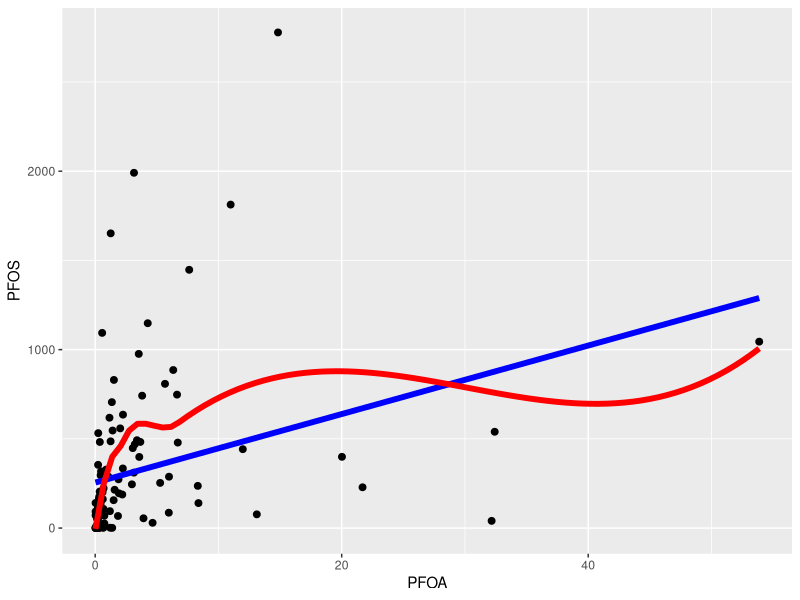
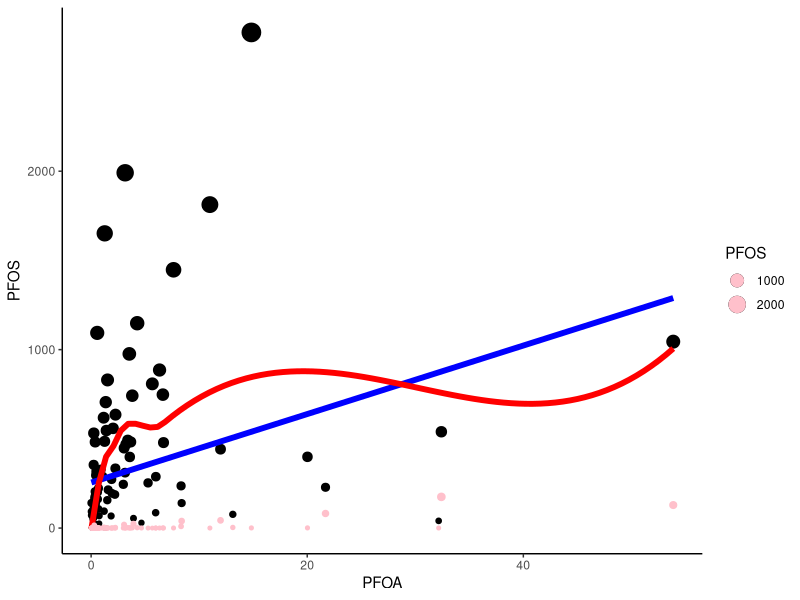

Recreate these plots in R, in order.
## ---- chunk 1
#| echo: false
#| warning: false
#| message: false
library(tidyverse)
PFAS_insects <- readxl::read_excel("data/Statistics_Kumla_20200408.xlsx", 
    sheet = "Overview")
## ---- chunk 2


ggplot(data = PFAS_insects, mapping = aes(x = PFOA, y = PFOS)) +
  geom_point(size = 2, colour = "black") + # add a scatter plot
  geom_smooth(method = "lm", # uses the linear regression model
              se = FALSE, # this will remove the confidence intervals
              colour = "blue",
              size = 2) +
  geom_smooth(method = "loess",
              se = FALSE,
              colour = "red",
              size = 2)

## ---- chunk 3


ggplot(data = PFAS_insects) +
  geom_point(mapping = aes(x = PFOA, y = PFOS, size = PFOS), colour = "black") + 
  geom_smooth(mapping = aes(x = PFOA, y = PFOS), 
              method = "lm", 
              se = FALSE, 
              colour = "blue",
              size = 2) +
  geom_smooth(mapping = aes(x = PFOA, y = PFOS), 
              method = "loess",
              se = FALSE,
              colour = "red",
              size = 2) +
  geom_point(mapping = aes(x = PFOA, y = PFBS, # new mapping
                           size = PFBS), # size of points according to PFBS values
             colour = "pink") + # colour outside of mappings 
  theme_classic() # This theme will remove the background colours and lines
## ---- chunk 4

PFAS_insects_long <- PFAS_insects %>% # shortcut for pipe Ctrl + shift + M
  pivot_longer(cols = PFBA:sum_21PFAS, # select all columns from PFBA to sum_21PFAS
               names_to = "PFAS", # name of the new column
               values_to = "Conc") %>%  #name of the values from PFBA:sum_21PFAS
  mutate(PFAS = as.factor(PFAS)) #make PFAS column a factor variable


